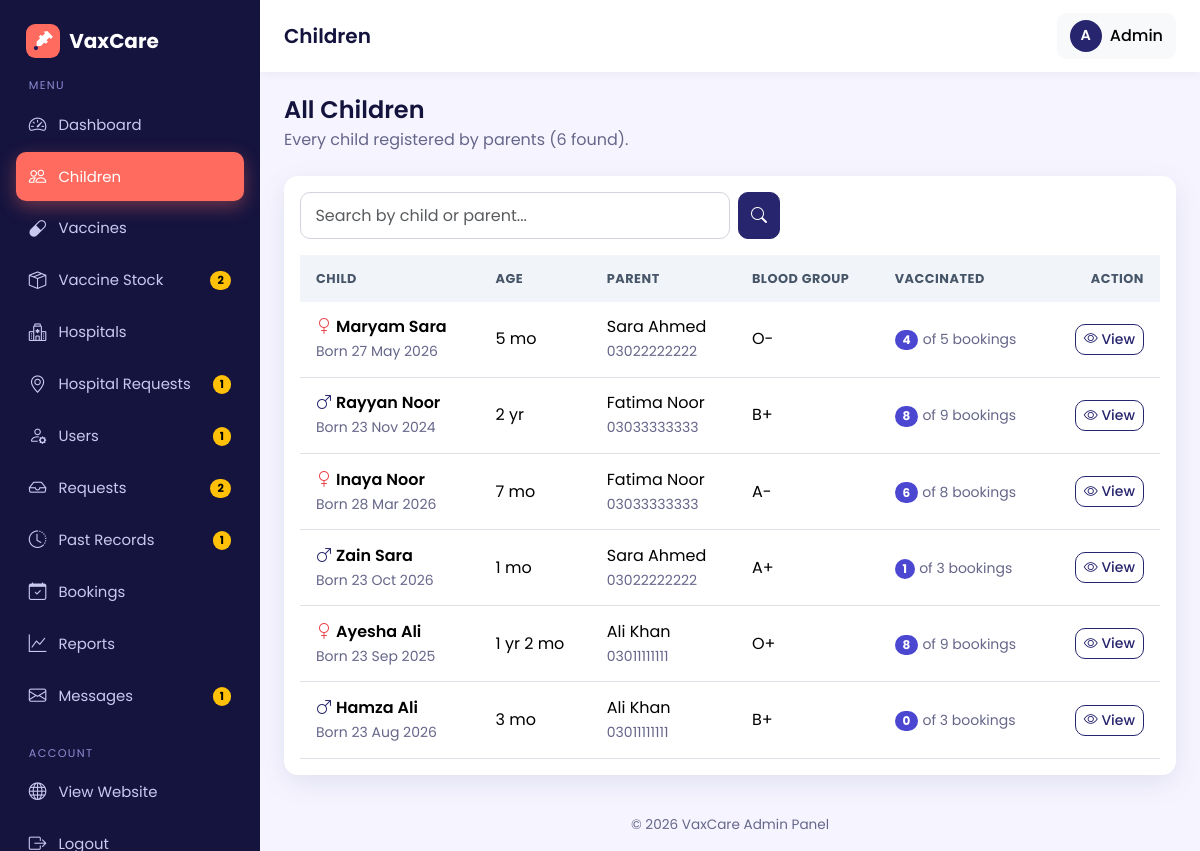
The app's page /admin/children.php (signed in) with its own data.
### tables this page shows
CREATE TABLE children (
  id INT AUTO_INCREMENT PRIMARY KEY,
  parent_id INT NOT NULL,
  name VARCHAR(100) NOT NULL,
  dob DATE NOT NULL,
  gender ENUM('male','female') NOT NULL,
  blood_group VARCHAR(5),
  FOREIGN KEY (parent_id) REFERENCES users(id) ON DELETE CASCADE
);

CREATE TABLE users (
  id INT AUTO_INCREMENT PRIMARY KEY,
  name VARCHAR(100) NOT NULL,
  email VARCHAR(120) NOT NULL UNIQUE,
  password VARCHAR(255) NOT NULL,           
  phone VARCHAR(20),
  role ENUM('admin','parent','hospital') NOT NULL,
  status ENUM('active','pending','disabled') NOT NULL DEFAULT 'active',   
  failed_logins INT NOT NULL DEFAULT 0,                                   
  locked_until DATETIME NULL,                                             
  city VARCHAR(80) NULL,                                                  
  address VARCHAR(255) NULL,                                              
  created_at TIMESTAMP DEFAULT CURRENT_TIMESTAMP
);

### admin/children.php (the view, shortened to what this page needs)
<?php
require_once __DIR__ . '/../includes/auth.php';
require_once __DIR__ . '/../config/db.php';
$q = mb_substr(trim($_GET['q'] ?? ''), 0, 60);
$where  = '';
$params = [];
$from = ' FROM children c JOIN users u ON u.id = c.parent_id';
$stmt = $pdo->prepare('SELECT COUNT(*)' . $from . $where);
$stmt->execute($params);
$p = paginate((int)$stmt->fetchColumn(), 10, $_GET['page'] ?? 1);
$stmt = $pdo->prepare(
    "SELECT c.*, u.name AS parent_name, u.phone AS parent_phone,
            (SELECT COUNT(*) FROM bookings b WHERE b.child_id = c.id)                                         AS total_bookings,
            (SELECT COUNT(*) FROM bookings b WHERE b.child_id = c.id AND b.vaccination_status = 'vaccinated') AS vaccinated_count"
    . $from . $where
    . ' ORDER BY c.id DESC LIMIT ' . (int)$p['per_page'] . ' OFFSET ' . (int)$p['offset']
);
$stmt->execute($params);
$children = $stmt->fetchAll();
$pageTitle  = 'Children';
$activeMenu = 'children.php';
require_once __DIR__ . '/../includes/admin_header.php';
?>
<div class="mb-4">
  <h4 class="mb-1">All Children</h4>
  <p class="text-muted mb-0">Every child registered by parents (<?= (int)$p['total'] ?> found).</p>
</div>
<div class="card">
  <div class="card-body">
    <form method="get" class="d-flex gap-2 mb-3" style="max-width: 480px;">
      <input type="search" class="form-control" name="q" value="<?= e($q) ?>" placeholder="Search by child or parent...">
      <button type="submit" class="btn btn-primary"><i class="bi bi-search"></i></button>
    </form>
    <div class="table-responsive">
      <table class="table table-hover table-stack mb-0" id="childrenTable">
        <thead>
          <tr>
            <th>Child</th>
            <th>Age</th>
            <th>Parent</th>
            <th class="d-none d-md-table-cell">Blood Group</th>
            <th class="d-none d-md-table-cell">Vaccinated</th>
            <th class="text-end">Action</th>
          </tr>
        </thead>
        <tbody>
          <?php foreach ($children as $c): ?>
            <tr>
              <td data-label="Child">
                <div class="fw-semibold">
                  <i class="bi bi-gender-<?= $c['gender'] === 'male' ? 'male text-primary' : 'female text-danger' ?> me-1"></i><?= e($c['name']) ?>
                </div>
                <small class="text-muted">Born <?= format_date($c['dob']) ?></small>
              </td>
              <td data-label="Age"><?= e(child_age($c['dob'])) ?></td>
              <td data-label="Parent">
                <div><?= e($c['parent_name']) ?></div>
                <small class="text-muted"><?= e($c['parent_phone']) ?></small>
              </td>
              <td class="d-none d-md-table-cell" data-label="Blood Group"><?= e($c['blood_group'] ?: '-') ?></td>
              <td class="d-none d-md-table-cell" data-label="Vaccinated">
                <span class="badge rounded-pill text-bg-success"><?= (int)$c['vaccinated_count'] ?></span>
                <small class="text-muted">of <?= (int)$c['total_bookings'] ?> bookings</small>
              </td>
              <td class="text-end">
                <a href="<?= BASE_URL ?>/admin/child_view.php?id=<?= (int)$c['id'] ?>" class="btn btn-sm btn-outline-primary">
                  <i class="bi bi-eye"></i><span class="d-none d-sm-inline"> View</span>
                </a>
              </td>
            </tr>
          <?php endforeach; ?>
        </tbody>
      </table>
    </div>
  </div>
</div>
<?php require_once __DIR__ . '/../includes/admin_footer.php'; ?>

### includes/admin_header.php (shortened to what this page needs)
<?php
require_once __DIR__ . '/functions.php';
require_once __DIR__ . '/../config/db.php';
$pageTitle  = $pageTitle ?? 'Admin';
$activeMenu = $activeMenu ?? basename($_SERVER['PHP_SELF']);
$flash      = get_flash();
$pendingCount = (int)$pdo->query("SELECT COUNT(*) FROM bookings WHERE approval_status = 'pending'")->fetchColumn();
$pendingUsers = (int)$pdo->query("SELECT COUNT(*) FROM users WHERE status = 'pending'")->fetchColumn();
$pendingPast  = (int)$pdo->query("SELECT COUNT(*) FROM past_vaccinations WHERE status = 'pending'")->fetchColumn();
$pendingSug   = (int)$pdo->query("SELECT COUNT(*) FROM hospital_suggestions WHERE status = 'pending'")->fetchColumn();
$newMsgs     = (int)$pdo->query("SELECT COUNT(*) FROM contact_messages WHERE status = 'new'")->fetchColumn();
$lowStock    = (int)$pdo->query("SELECT COUNT(*) FROM vaccine_stock WHERE quantity < 10")->fetchColumn();
$badges = ['messages.php' => $newMsgs, 'requests.php' => $pendingCount, 'users.php' => $pendingUsers, 'past_records.php' => $pendingPast, 'suggestions.php' => $pendingSug, 'stock.php' => $lowStock];
$menu = [
    ['dashboard.php', 'Dashboard',  'bi-speedometer2',   true],
    ['children.php',  'Children',   'bi-people',         true],
    ['vaccines.php',  'Vaccines',   'bi-capsule',        true],
    ['stock.php',     'Vaccine Stock', 'bi-box-seam',    true],
    ['hospitals.php', 'Hospitals',  'bi-hospital',       true],
    ['suggestions.php', 'Hospital Requests', 'bi-geo-alt', true],
    ['users.php',     'Users',      'bi-person-gear',    true],
    ['requests.php',  'Requests',   'bi-inbox',          true],
    ['past_records.php', 'Past Records', 'bi-clock-history', true],
    ['bookings.php',  'Bookings',   'bi-calendar-check', true],
    ['reports.php',   'Reports',    'bi-graph-up',       true],
    ['messages.php',  'Messages',   'bi-envelope',       true],
];
?>
<!DOCTYPE html>
<html lang="en">
<head>
</head>
<body class="admin-body">
<aside class="admin-sidebar">
  <a href="<?= BASE_URL ?>/admin/dashboard.php" class="side-brand">
    <img src="<?= BASE_URL ?>/assets/img/logo.svg" alt="Logo" width="34" height="34">
    <span><?= APP_NAME ?></span>
  </a>
  <div class="side-label">MENU</div>
  <nav class="side-nav">
    <?php foreach ($menu as [$file, $label, $icon, $ready]): ?>
      <?php if ($ready): ?>
        <a class="side-link <?= $activeMenu === $file ? 'active' : '' ?>" href="<?= BASE_URL ?>/admin/<?= $file ?>">
          <i class="bi <?= $icon ?>"></i><span><?= $label ?></span>
          <?php if (($badges[$file] ?? 0) > 0): ?>
            <span class="badge rounded-pill text-bg-warning ms-auto"><?= (int)$badges[$file] ?></span>
          <?php endif; ?>
        </a>
      <?php endif; ?>
    <?php endforeach; ?>
  </nav>
  <div class="side-label mt-4">ACCOUNT</div>
  <nav class="side-nav">
    <a class="side-link" href="<?= BASE_URL ?>/index.php"><i class="bi bi-globe"></i><span>View Website</span></a>
    <a class="side-link" href="<?= BASE_URL ?>/logout.php"><i class="bi bi-box-arrow-right"></i><span>Logout</span></a>
  </nav>
</aside>
<div class="admin-content">
  <header class="admin-topbar">
    <div class="d-flex align-items-center gap-3">
      <h5 class="mb-0"><?= e($pageTitle) ?></h5>
    </div>
    <div class="dropdown">
      <button class="btn btn-light d-flex align-items-center gap-2" data-bs-toggle="dropdown" aria-expanded="false">
        <span class="avatar"><?= e(mb_strtoupper(mb_substr($_SESSION['name'] ?? 'A', 0, 1))) ?></span>
        <span class="d-none d-sm-inline"><?= e($_SESSION['name'] ?? 'Admin') ?></span>
      </button>
    </div>
  </header>
  <main class="admin-main">
    <?= render_flash($flash) ?>

### records on screen
children: parent "2", id "1", name "Hamza Ali", dob "23 Aug 2026", dob "3 mo", parent.name "Ali Khan", parent.phone "03011111111", blood_group "B+", vaccinated_count "0", total_bookings "3"
children: name "Maryam Sara", dob "27 May 2026", dob "5 mo", parent.name "Sara Ahmed", parent.phone "03022222222", blood_group "O-", vaccinated_count "4", total_bookings "5"
children: name "Rayyan Noor", dob "23 Nov 2024", dob "2 yr", parent.name "Fatima Noor", parent.phone "03033333333", blood_group "B+", vaccinated_count "8", total_bookings "9"
children: name "Inaya Noor", dob "28 Mar 2026", dob "7 mo", parent.name "Fatima Noor", parent.phone "03033333333", blood_group "A-", vaccinated_count "6", total_bookings "8"
children: name "Zain Sara", dob "23 Oct 2026", dob "1 mo", parent.name "Sara Ahmed", parent.phone "03022222222", blood_group "A+", vaccinated_count "1", total_bookings "3"
children: name "Ayesha Ali", dob "23 Sep 2025", dob "1 yr 2 mo", parent.name "Ali Khan", parent.phone "03011111111", blood_group "O+", vaccinated_count "8", total_bookings "9"

### other values on screen
APP_NAME "VaxCare"
$label "Dashboard"
$label "Children"
$label "Vaccines"
$label "Vaccine Stock"
$label "Hospitals"
$label "Hospital Requests"
$label "Users"
$label "Requests"
$label "Past Records"
$label "Bookings"
$label "Reports"
$label "Messages"
$pageTitle "Children"
mb_strtoupper(mb_substr($_SESSION['name'] ?? 'A', 0, 1)) "A"
